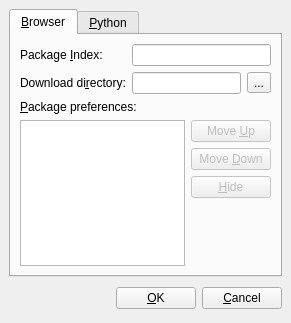
<ui version="4.0" >
 <author></author>
 <comment></comment>
 <exportmacro></exportmacro>
 <class>ConfigurationDialog</class>
 <widget class="QDialog" name="ConfigurationDialog" >
  <property name="geometry" >
   <rect>
    <x>0</x>
    <y>0</y>
    <width>291</width>
    <height>323</height>
   </rect>
  </property>
  <property name="windowTitle" >
   <string>Configure Browser</string>
  </property>
  <layout class="QVBoxLayout" >
   <property name="margin" >
    <number>9</number>
   </property>
   <property name="spacing" >
    <number>6</number>
   </property>
   <item>
    <widget class="QTabWidget" name="tabWidget" >
     <property name="currentIndex" >
      <number>0</number>
     </property>
     <widget class="QWidget" name="browserTab" >
      <attribute name="title" >
       <string>&amp;Browser</string>
      </attribute>
      <layout class="QVBoxLayout" >
       <property name="margin" >
        <number>9</number>
       </property>
       <property name="spacing" >
        <number>6</number>
       </property>
       <item>
        <layout class="QGridLayout" >
         <property name="margin" >
          <number>0</number>
         </property>
         <property name="spacing" >
          <number>6</number>
         </property>
         <item row="0" column="1" colspan="2" >
          <widget class="QLineEdit" name="packageIndexLineEdit" >
           <property name="text" >
            <string/>
           </property>
           <property name="readOnly" >
            <bool>false</bool>
           </property>
          </widget>
         </item>
         <item row="1" column="0" >
          <widget class="QLabel" name="downloadLabel" >
           <property name="text" >
            <string>Download di&amp;rectory:</string>
           </property>
           <property name="buddy" >
            <cstring>downloadLineEdit</cstring>
           </property>
          </widget>
         </item>
         <item row="1" column="1" >
          <widget class="QLineEdit" name="downloadLineEdit" >
           <property name="readOnly" >
            <bool>true</bool>
           </property>
          </widget>
         </item>
         <item row="0" column="0" >
          <widget class="QLabel" name="packageIndexLabel" >
           <property name="text" >
            <string>Package &amp;Index:</string>
           </property>
           <property name="buddy" >
            <cstring>packageIndexLineEdit</cstring>
           </property>
          </widget>
         </item>
         <item row="1" column="2" >
          <widget class="QToolButton" name="downloadButton" >
           <property name="text" >
            <string>...</string>
           </property>
          </widget>
         </item>
        </layout>
       </item>
       <item>
        <widget class="QLabel" name="label" >
         <property name="text" >
          <string>&amp;Package preferences:</string>
         </property>
         <property name="buddy" >
          <cstring>preferencesList</cstring>
         </property>
        </widget>
       </item>
       <item>
        <layout class="QHBoxLayout" >
         <property name="margin" >
          <number>0</number>
         </property>
         <property name="spacing" >
          <number>6</number>
         </property>
         <item>
          <widget class="QListWidget" name="preferencesList" >
           <property name="sizePolicy" >
            <sizepolicy>
             <hsizetype>7</hsizetype>
             <vsizetype>7</vsizetype>
             <horstretch>0</horstretch>
             <verstretch>0</verstretch>
            </sizepolicy>
           </property>
          </widget>
         </item>
         <item>
          <layout class="QVBoxLayout" >
           <property name="margin" >
            <number>0</number>
           </property>
           <property name="spacing" >
            <number>6</number>
           </property>
           <item>
            <widget class="QPushButton" name="upButton" >
             <property name="enabled" >
              <bool>false</bool>
             </property>
             <property name="text" >
              <string>Move &amp;Up</string>
             </property>
            </widget>
           </item>
           <item>
            <widget class="QPushButton" name="downButton" >
             <property name="enabled" >
              <bool>false</bool>
             </property>
             <property name="text" >
              <string>Move &amp;Down</string>
             </property>
            </widget>
           </item>
           <item>
            <widget class="QPushButton" name="hideButton" >
             <property name="enabled" >
              <bool>false</bool>
             </property>
             <property name="text" >
              <string>&amp;Hide</string>
             </property>
            </widget>
           </item>
           <item>
            <spacer>
             <property name="orientation" >
              <enum>Qt::Vertical</enum>
             </property>
             <property name="sizeHint" >
              <size>
               <width>20</width>
               <height>40</height>
              </size>
             </property>
            </spacer>
           </item>
          </layout>
         </item>
        </layout>
       </item>
      </layout>
     </widget>
     <widget class="QWidget" name="pythonTab" >
      <attribute name="title" >
       <string>&amp;Python</string>
      </attribute>
      <layout class="QGridLayout" >
       <property name="margin" >
        <number>9</number>
       </property>
       <property name="spacing" >
        <number>6</number>
       </property>
       <item row="3" column="0" colspan="2" >
        <widget class="QListWidget" name="systemPathsList" />
       </item>
       <item row="1" column="0" >
        <widget class="QLabel" name="platformLabel" >
         <property name="text" >
          <string>Platform:</string>
         </property>
        </widget>
       </item>
       <item row="1" column="1" >
        <widget class="QLabel" name="platformPlaceholder" >
         <property name="text" >
          <string/>
         </property>
        </widget>
       </item>
       <item row="2" column="0" >
        <widget class="QLabel" name="sysPathsLabel" >
         <property name="text" >
          <string>System paths:</string>
         </property>
        </widget>
       </item>
       <item row="4" column="0" >
        <spacer>
         <property name="orientation" >
          <enum>Qt::Vertical</enum>
         </property>
         <property name="sizeHint" >
          <size>
           <width>20</width>
           <height>40</height>
          </size>
         </property>
        </spacer>
       </item>
       <item row="0" column="1" >
        <widget class="QLabel" name="versionPlaceholder" >
         <property name="text" >
          <string/>
         </property>
        </widget>
       </item>
       <item row="0" column="0" >
        <widget class="QLabel" name="versionLabel" >
         <property name="text" >
          <string>Interpreter version:</string>
         </property>
        </widget>
       </item>
      </layout>
     </widget>
    </widget>
   </item>
   <item>
    <spacer>
     <property name="orientation" >
      <enum>Qt::Vertical</enum>
     </property>
     <property name="sizeHint" >
      <size>
       <width>273</width>
       <height>16</height>
      </size>
     </property>
    </spacer>
   </item>
   <item>
    <layout class="QHBoxLayout" >
     <property name="margin" >
      <number>0</number>
     </property>
     <property name="spacing" >
      <number>6</number>
     </property>
     <item>
      <spacer>
       <property name="orientation" >
        <enum>Qt::Horizontal</enum>
       </property>
       <property name="sizeHint" >
        <size>
         <width>131</width>
         <height>31</height>
        </size>
       </property>
      </spacer>
     </item>
     <item>
      <widget class="QPushButton" name="okButton" >
       <property name="text" >
        <string>&amp;OK</string>
       </property>
      </widget>
     </item>
     <item>
      <widget class="QPushButton" name="cancelButton" >
       <property name="text" >
        <string>&amp;Cancel</string>
       </property>
      </widget>
     </item>
    </layout>
   </item>
  </layout>
 </widget>
 <pixmapfunction></pixmapfunction>
 <resources/>
 <connections>
  <connection>
   <sender>okButton</sender>
   <signal>clicked()</signal>
   <receiver>ConfigurationDialog</receiver>
   <slot>accept()</slot>
   <hints>
    <hint type="sourcelabel" >
     <x>278</x>
     <y>253</y>
    </hint>
    <hint type="destinationlabel" >
     <x>96</x>
     <y>254</y>
    </hint>
   </hints>
  </connection>
  <connection>
   <sender>cancelButton</sender>
   <signal>clicked()</signal>
   <receiver>ConfigurationDialog</receiver>
   <slot>reject()</slot>
   <hints>
    <hint type="sourcelabel" >
     <x>369</x>
     <y>253</y>
    </hint>
    <hint type="destinationlabel" >
     <x>179</x>
     <y>282</y>
    </hint>
   </hints>
  </connection>
 </connections>
</ui>
